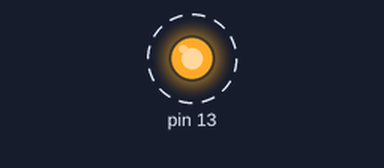
Simulated run of this sketch. Board: Arduino Uno, built with avr-gcc and run on an emulated ATmega328P. Parts: output pins drawn as LEDs (lit = HIGH). Dashed ring = blinking. What the sketch prints to the serial monitor is not drawn.

Above: at 0.2 s.
Timing chart, 0 to 4.6 s (numbered marks = the images above):
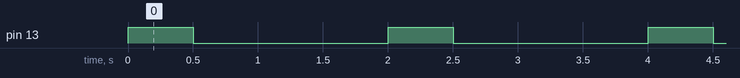

The sketch:

Exercise_a_.ino
```cpp
// LedOnOff.ino
// Turn an LED on and off. Repeat 1 time per second in definitely.
// 4105054025、鄭琮寶

void setup() {
  Serial.begin(9600);  // 設定鮑率
  pinMode(13, OUTPUT); // 將13腳位輸出

}

void loop() {
  Serial.println("The LED connected to Pin13 is blinking!"); // 在Terminal顯示文字
  digitalWrite(13, HIGH); // 打開13腳位，也就是將其電壓變成"HIGH"
  delay(500); // delay 500ms
  digitalWrite(13, LOW); // 關閉13腳位，也就是將其電壓變成"LOW"
  delay(1500); // delay 1500ms

}
```

Measured:
- by itself, pin 13: alternates HIGH for 0.50 s and LOW for 1.5 s
